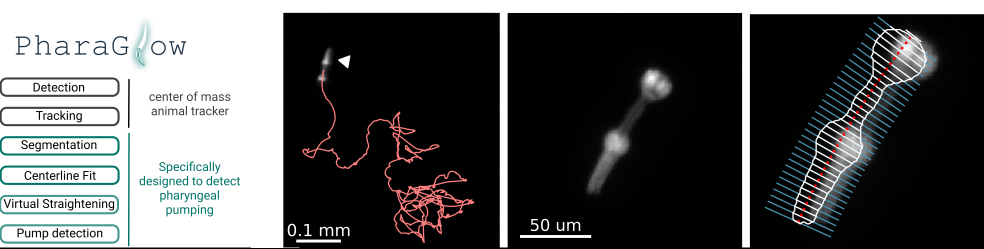
#> input picture examples/pglow_header.png, 1968 x 497 px (shown at 1/2 size)
$ python -i features.py   (imports and definitions only)   (older library calls are emulated)
#> lines starting #> are read from the running program, lines starting #| are printed output that depends on the picture; after the words box and inside, x2 and y2 are one past the last pixel; in counts of white or black regions, pixels touching at a corner belong together
#!/usr/bin/env python

"""features.py: image analysis of pharynx. Uses skimage to provide image functionality."""
import pims
import numpy as np
from numpy.linalg import norm
from scipy.stats import skew
from scipy.cluster.hierarchy import linkage, leaves_list
from scipy.optimize import curve_fit
from skimage.morphology import skeletonize, disk, remove_small_holes, remove_small_objects, binary_closing, binary_opening
from skimage import img_as_float
from skimage.segmentation import morphological_chan_vese, checkerboard_level_set
from skimage.transform import rescale
from skimage.filters import rank, threshold_otsu, threshold_yen, gaussian
from skimage.measure import find_contours, profile_line, regionprops, label


def find_lawn(image, smooth = 1, area_holes = 15000, area_spots = 50000):
    """binarize the image of the bacterial lawn.

    Args:
        image (np.array or pims.Frame): image of a bacterial lawn
        smooth (int, optional): apply gaussian filter of size smooth px. Defaults to 1.
        area_holes (int, optional): remove small holes in binary image. Defaults to 15000.
        area_spots (int, optional): remove small objects in binary image. Defaults to 50000.

    Returns:
        np.array: binarized image
    """

    image = gaussian(image, smooth, preserve_range = True)
    thresh = threshold_otsu(image)
    binary = image > thresh
    binary = remove_small_holes(binary, area_threshold=area_holes, connectivity=1, in_place=False)
    binary = remove_small_objects(binary, min_size=area_spots, connectivity=8, in_place=False)
    return binary

# [351 lines left out: functions thresholdPharynx, skeletonPharynx, sortSkeleton, pharynxFunc, fitSkeleton, morphologicalPharynxContour and 12 more, not called in this run]

>>> import cv2
>>> picture = cv2.imread('../examples/pglow_header.png', cv2.IMREAD_GRAYSCALE)
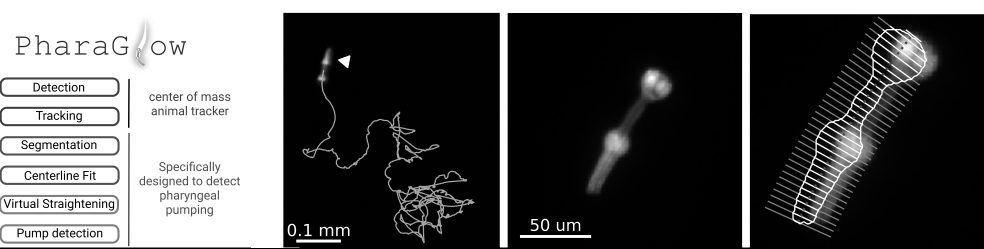
#> picture: shape (497, 1968) (shown at 1/2 size); min 0, max 255, mean 90.4
>>> result = find_lawn(picture)
#> in find_lawn, `thresh = threshold_otsu(image)`: thresh = 124
#> in find_lawn, `binary = image > thresh`:
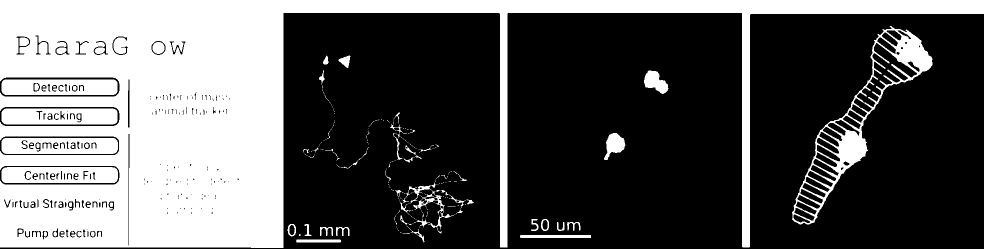
#> binary: shape (497, 1968) bool (shown at 1/2 size); 35.2% white; 246 white regions (183 under 20 px), largest, box (x1, y1, x2, y2) and area: (0, 0, 1968, 496) 291312, (1584, 52, 1866, 449) 14604, (3, 217, 235, 249) 6839
#> in find_lawn, `binary = remove_small_holes(binary, area_threshold=area_holes, connect..`:
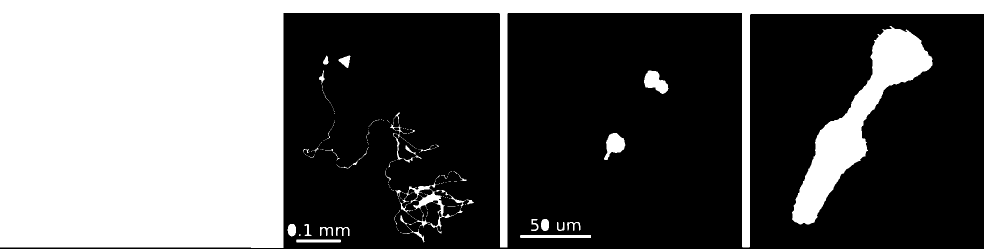
#> binary: shape (497, 1968) bool (shown at 1/2 size); 38.1% white; 213 white regions (172 under 20 px), largest, box (x1, y1, x2, y2) and area: (0, 0, 1968, 496) 332634, (1584, 52, 1866, 449) 29588, (804, 365, 908, 467) 1772
#> in find_lawn, `binary = remove_small_objects(binary, min_size=area_spots, connectivit..`:
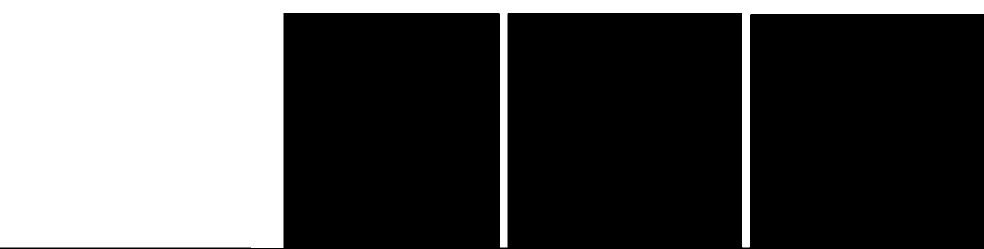
#> binary: shape (497, 1968) bool (shown at 1/2 size); 34% white; 1 white region, box (x1, y1, x2, y2) and area: (0, 0, 1968, 496) 332634
